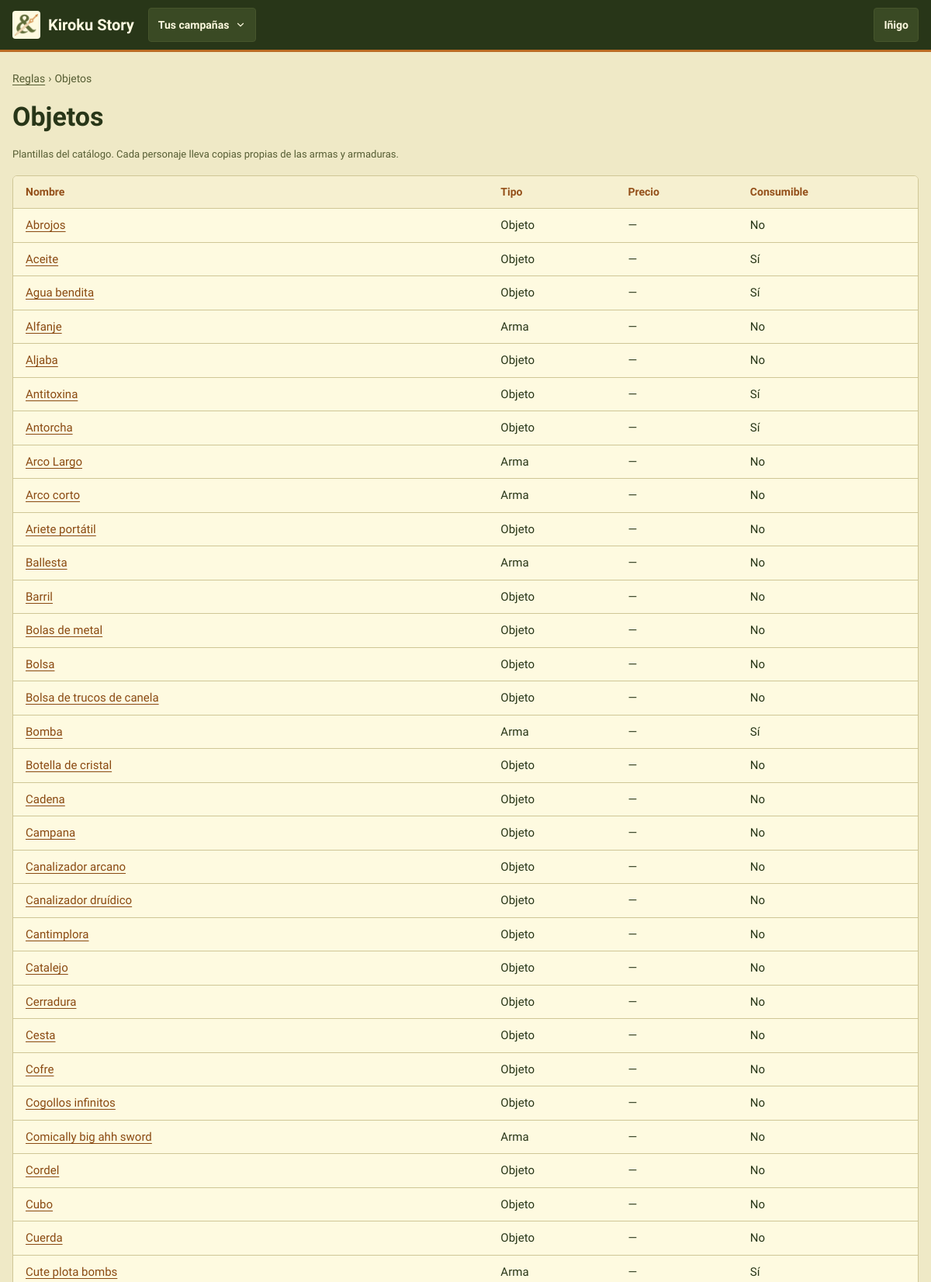
Screenshot of /reglas/objetos/ (signed in, upper part) with the database file from the repository.
### CampaignManager/models.py (models this page shows, shortened)
class User(AbstractUser):
    class SheetView(models.TextChoices):
        WEB = "web", "Vista web"
        FICHA = "ficha", "Vista ficha"
    sheet_view = models.CharField(max_length=5, choices=SheetView.choices, default=SheetView.WEB)

class Item(models.Model):
    name = models.CharField(max_length=100)
    price = models.IntegerField(null=True, blank=True)
    description = models.TextField(blank=True)
    consumable = models.BooleanField(default=False)
    bespoke = models.BooleanField(default=False, help_text="Made by a master for a character: players do not see it in the catalog lists")
    template = models.ForeignKey(
        "self",
        on_delete=models.PROTECT,
        null=True,
        blank=True,
        related_name="copies",
        limit_choices_to={"template__isnull": True},
        help_text="Only for copies: the item template this piece was made from",
    )
    effects = models.ManyToManyField("Effect", through="ItemEffect")

### CampaignManager/views.py (the view)
# urls.py: path("reglas/objetos/", views.ItemListView.as_view(), name="item_list"),
class ItemListView(LoginRequiredMixin, HideBespokeMixin, ListView):
    queryset = Item.objects.filter(template__isnull=True).select_related("weapon", "armor").order_by("name")
    context_object_name = "items"
    template_name = "item_list.html"

### CampaignManager/context_processors.py (called while the page is built, shortened)
def campaign_nav(request):
    user = getattr(request, "user", None)
    if user is None or not user.is_authenticated:
        return {}
    campaigns = list(user_campaigns(user).prefetch_related("masters"))
    match = getattr(request, "resolver_match", None)
    campaign_id = match.kwargs.get("campaign_id") if match else None
    current = next((c for c in campaigns if c.pk == campaign_id), None)
    context = {"nav_campaigns": [
        {"campaign": c, "is_master": user in c.masters.all(), "status": _(STATUS_TEXT[c.status])} for c in campaigns
    ]}
    if current is None:
        return context

### CampaignManager/permissions.py (called while the page is built)
def user_campaigns(user):
    if not user.is_authenticated:
        return Campaign.objects.none()
    return Campaign.objects.filter(Q(masters=user) | Q(players=user)).distinct()

### CampaignManager/templatetags/mesa.py (called while the page is built)
@register.simple_tag
def asset(path):
    url = static(path)
    found = finders.find(path)
    return f"{url}?v={int(os.path.getmtime(found))}" if found else url

### CampaignManager/views.py (called while the page is built)
    def get_queryset(self):
        queryset = super().get_queryset()
        if not self.request.user.dm_campaigns.exists():
            queryset = queryset.filter(bespoke=False)
        return queryset

### CampaignManager/templates/item_list.html (shortened to what this page needs)
{% extends "base.html" %}
{% load i18n %}
{% block content %}
<section class="pila" aria-labelledby="h-reglas">
    <nav class="migas" aria-label="{% translate 'Ruta' %}"><a href="{% url 'index' %}">{% translate "Reglas" %}</a> <span aria-hidden="true">›</span> <span>{% translate "Objetos" %}</span></nav>
    <h1 id="h-reglas">{% translate "Objetos" %}</h1>
    <p class="ayuda">{% translate "Plantillas del catálogo. Cada personaje lleva copias propias de las armas y armaduras." %}</p>
    <div class="tarjeta sin-relleno tabla-marco">
        <table class="tabla">
            <thead><tr><th>{% translate "Nombre" %}</th><th>{% translate "Tipo" %}</th><th>{% translate "Precio" %}</th><th>{% translate "Consumible" %}</th></tr></thead>
            <tbody>
                {% for item in items %}<tr><td><a href="{% url 'item_detail' item.pk %}">{{ item.name }}</a></td><td>{% if item.weapon %}{% translate "Arma" %}{% elif item.armor %}{% translate "Armadura" %}{% else %}{% translate "Objeto" %}{% endif %}</td><td>{{ item.price|default_if_none:"—" }}</td><td>{% if item.consumable %}{% translate "Sí" %}{% else %}{% translate "No" %}{% endif %}</td></tr>
                {% empty %}<tr><td colspan="4" class="atenuado">{% translate "Todavía no hay objetos." %}</td></tr>{% endfor %}
            </tbody>
        </table>
    </div>
</section>
{% endblock %}

### CampaignManager/templates/base.html (shortened to what this page needs)
{% load static i18n mesa %}<!DOCTYPE html>
{% get_current_language as LANGUAGE_CODE %}
<html lang="{{ LANGUAGE_CODE }}">
<head>
    <link rel="stylesheet" href="{% asset 'css/mesa.css' %}">
</head>
<body>
<header class="cabecera">
    <div class="cabecera-inner">
        <a class="marca" href="{% url 'start' %}">
            <img src="{% asset 'img/logo-small.png' %}" alt="" width="36" height="36">
            <span>Kiroku Story</span>
        </a>
        {% if user.is_authenticated and nav_campaigns %}
        <details class="desplegable">
            <summary aria-label="{% translate 'Cambiar de campaña' %}">{% if nav_campaign %}{{ nav_campaign.name }}{% else %}{% translate "Tus campañas" %}{% endif %}
                <svg width="14" height="14" viewBox="0 0 24 24" fill="none" stroke="currentColor" stroke-width="2" stroke-linecap="round" aria-hidden="true"><path d="M6 9l6 6 6-6"></path></svg></summary>
        </details>
        {% endif %}
        {% if user.is_authenticated %}
        <details class="desplegable">
            <summary>{{ user.get_short_name|default:user.username }}</summary>
        </details>
        {% endif %}
    </div>
</header>
<main id="principal" class="contenido">
    {% block content %}{% endblock %}
</main>
                    {% get_available_languages as LANGUAGES %}
</body>
</html>

### CampaignManager/static/css/mesa.css (style rules this page uses)
:root { --bg:#EFE9C6; --surface:#FEFAE0; --surface2:#F6F0D0; --line:#CFC696; --text:#283618; --text2:#3E4A26; --muted:#565D33; --accent:#606C38; --on-accent:#FEFAE0; --link:#8A4A12; --label:#94501A; --copper:#BC6C25; --ochre:#DDA15E; --accent-soft:#E8E6C2; --accent-soft-text:#3A4520; --hp:#A3561C; --ap:#606C38; --magic:#6A4A62; --track:#E2DAB0; --ok-bg:#E2E6C0; --ok-text:#3E4A1E; --warn-bg:#F6E2BC; --warn-text:#6E4410; --danger-bg:#F2D6C0; --danger-text:#8A3A10; --neutral-bg:#ECE6C4; --neutral-text:#3E4A26; --secret-bg:#E9E0DC; --secret-text:#5C3F54; --info-bg:#DDE3CF; --info-text:#33482E; --teal-bg:#D9E3CC; --teal-text:#2F5233; --r-card:6px; --r-ctl:4px; --font:'Cardo', Georgia, serif; --tap:44px; }
*,*::before,*::after { box-sizing:border-box }
html { -webkit-text-size-adjust:100% }
body { margin:0;background:var(--bg);color:var(--text);font-family:var(--font);font-size:16px;line-height:1.5 }
img { max-width:100% }
a { color:var(--link);text-underline-offset:3px }
h1,h2,h3,h4 { font-family:var(--font);font-weight:700;line-height:1.2;margin:0 }
h1 { font-size:34px }
p { margin:0 }
::placeholder { color:var(--muted);opacity:1 }
.cabecera { background:#283618;color:#FEFAE0;border-bottom:3px solid #BC6C25 }
.cabecera a { color:#FEFAE0 }
.cabecera-inner { max-width:1240px;margin:0 auto;padding:0 16px;display:flex;flex-wrap:wrap;align-items:center;gap:6px 18px;min-height:64px }
.marca { display:flex;align-items:center;gap:10px;font-weight:700;font-size:20px;text-decoration:none;min-height:var(--tap) }
.marca img { flex:none;width:36px;height:36px;padding:3px;border-radius:var(--r-ctl);background:var(--surface);object-fit:contain }
.desplegable { position:relative }
.desplegable>summary { list-style:none;min-height:var(--tap);padding:0 12px;border-radius:var(--r-ctl);border:1px solid #46552C;background:#3A4A24;display:flex;align-items:center;gap:8px;font-size:14px;font-weight:700;cursor:pointer }
.contenido { max-width:1240px;margin:0 auto;padding:24px 16px 64px }
.pila { display:flex;flex-direction:column;gap:18px }
.tarjeta { background:var(--surface);border:1px solid var(--line);border-radius:var(--r-card);padding:18px 20px;display:flex;flex-direction:column;gap:10px }
.tarjeta.sin-relleno { padding:0;overflow:hidden;gap:0 }
.ayuda { font-size:13px;color:var(--muted) }
.tabla-marco { overflow-x:auto }
.tabla { width:100%;border-collapse:collapse;font-size:15px }
.tabla th,.tabla td { text-align:left;padding:10px 16px;border-bottom:1px solid var(--line);vertical-align:top }
.tabla th { background:var(--surface2);color:var(--label);font-size:14px }
.migas { display:flex;flex-wrap:wrap;align-items:center;gap:4px;font-size:14px;color:var(--muted) }
.migas a { color:var(--muted) }

### rows the page displays
User: get_short_name "Iñigo"
Item: name "Abrojos", price "—"
Item: name "Aceite", price "—"
Item: name "Agua bendita", price "—"
Item: name "Alfanje", price "—"
Item: name "Aljaba", price "—"
Item: name "Antitoxina", price "—"
Item: name "Antorcha", price "—"
Item: name "Arco Largo", price "—"
Item: name "Arco corto", price "—"
Item: name "Ariete portátil", price "—"
Item: name "Ballesta", price "—"
Item: name "Barril", price "—"
Item: name "Bolas de metal", price "—"
Item: name "Bolsa", price "—"
Item: name "Bolsa de trucos de canela", price "—"
Item: name "Bomba", price "—"
Item: name "Botella de cristal", price "—"
Item: name "Cadena", price "—"
Item: name "Campana", price "—"
Item: name "Canalizador arcano", price "—"
Item: name "Canalizador druídico", price "—"
Item: name "Cantimplora", price "—"
Item: name "Catalejo", price "—"
Item: name "Cerradura", price "—"
Item: name "Cesta", price "—"
Item: name "Cofre", price "—"
Item: name "Cogollos infinitos", price "—"
Item: name "Comically big ahh sword", price "—"
Item: name "Cordel", price "—"
Item: name "Cubo", price "—"
Item: name "Cuerda", price "—"
Item: name "Cute plota bombs", price "—"
